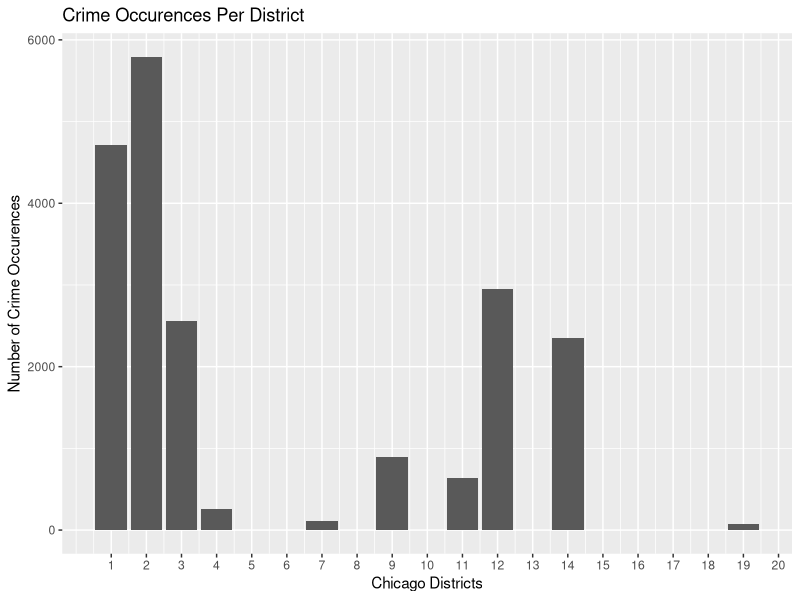
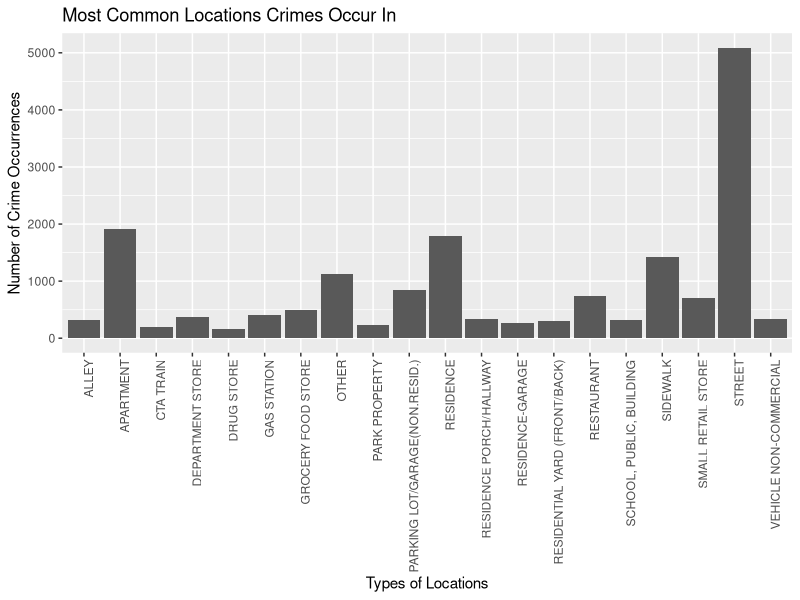
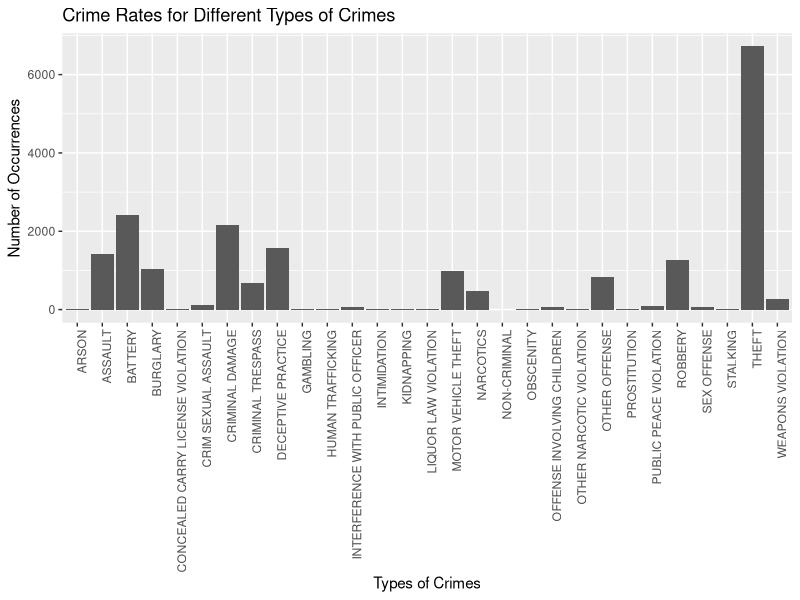
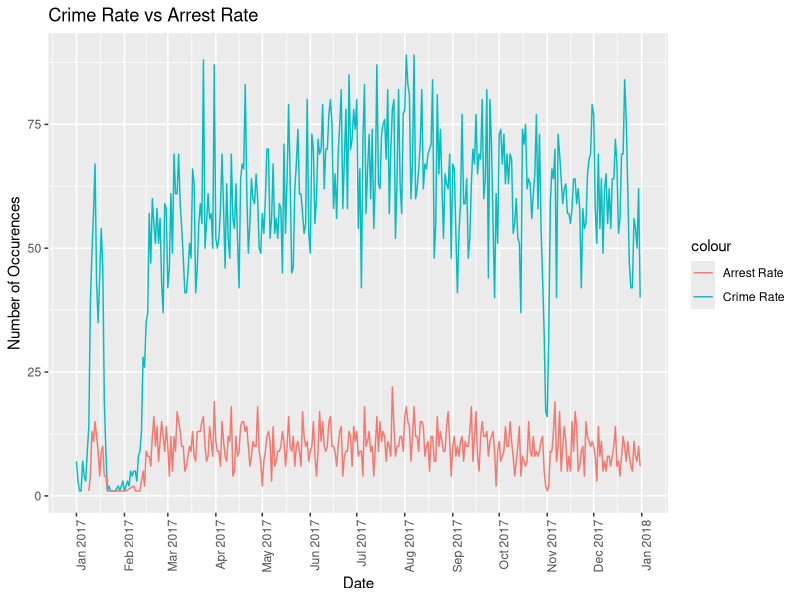
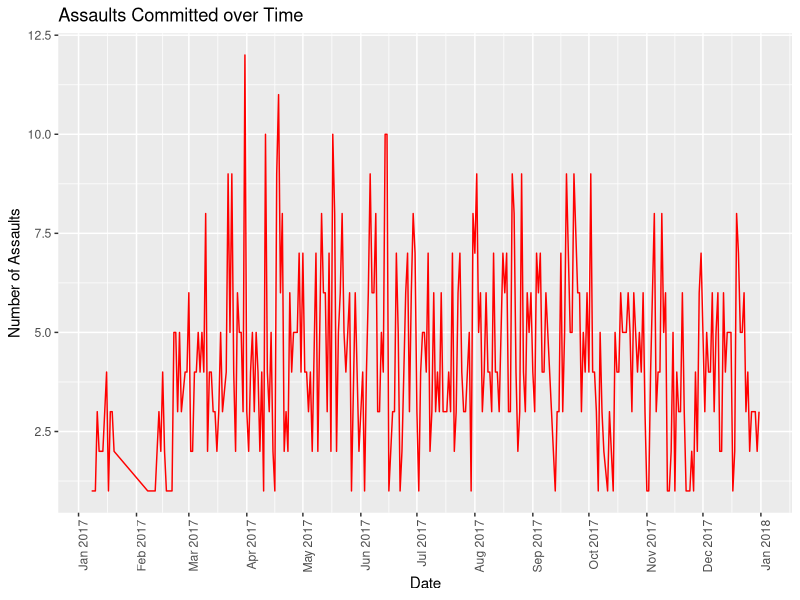
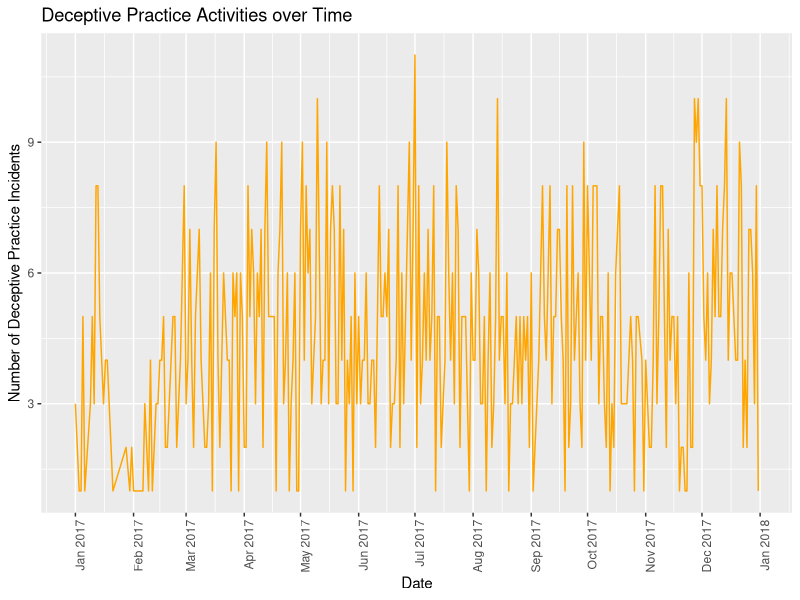
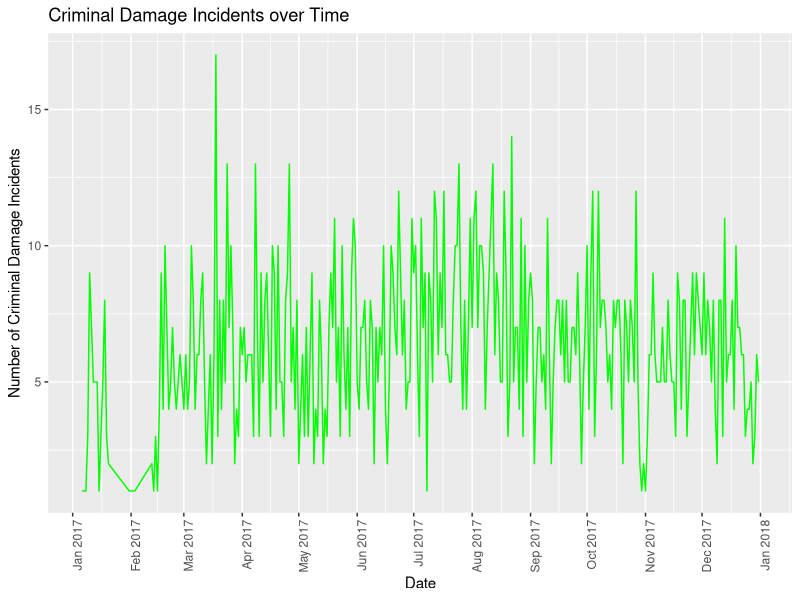
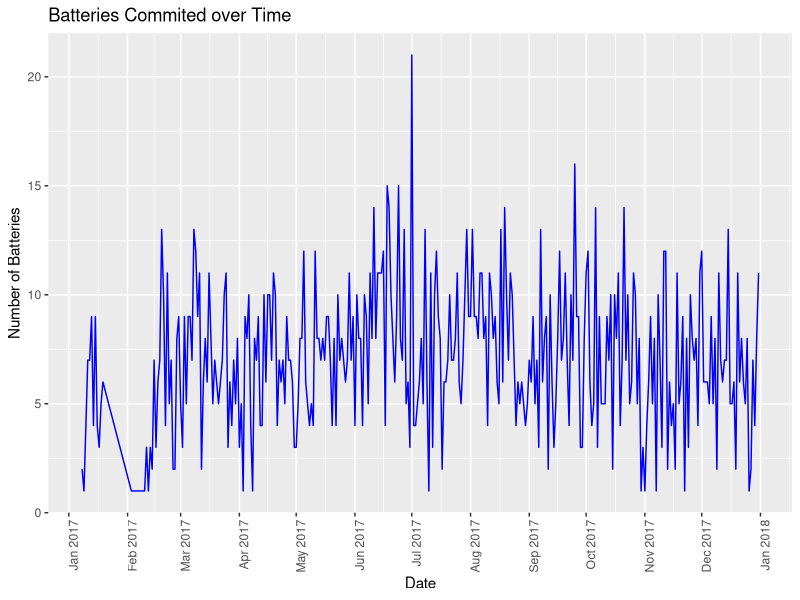

Write the R code that produced these figures, in order.
## ---- chunk 1
crime_data = read.csv("Crimes_-_2001_to_present (1).csv")

library(dplyr)
library(ggplot2)
library(stringr)
## ---- chunk 2
dim(crime_data)
head(crime_data)
summary(crime_data)
str(crime_data)

## ---- chunk 3

ggplot(data = crime_data, aes(x = crime_data$District)) + 
  geom_bar() +
  labs(title = "Crime Occurences Per District", x = "Chicago Districts", y = "Number of Crime Occurences") + 
  scale_x_continuous(breaks = seq(min(crime_data$District), 25, by = 1)) 

## ---- chunk 4
crime_spots = count(crime_data, Location.Description)
crime_spots = arrange(crime_spots, desc(n))
crime_spots = head(crime_spots, 20)

crime_data_locations = subset(crime_data, crime_data$Location.Description %in% crime_spots$Location.Description)

ggplot(data = crime_data_locations, aes(x = crime_data_locations$Location.Description)) +
  geom_bar() + 
  labs(title = "Most Common Locations Crimes Occur In", x = "Types of Locations", y = "Number of Crime Occurrences") + theme(axis.text.x = element_text(angle = 90, hjust = 1))




## ---- chunk 5

crime_types = count(crime_data, Primary.Type)

ggplot(data = crime_data, aes(x = crime_data$Primary.Type))  +
  geom_bar() + 
  labs(title = "Crime Rates for Different Types of Crimes", x = "Types of Crimes", y = "Number of Occurrences") +
  theme(axis.text.x = element_text(angle = 90, hjust = 1))

## ---- chunk 6
crime_data$Date = as.character(crime_data$Date)

date_pattern = "[0-9]{1,2}/[0-9]{1,2}/[0-9]{2}"
crime_data$Date = str_extract(crime_data$Date, date_pattern)

crime_dates = count(crime_data, Date)
crime_dates$Date = as.Date.character(crime_dates$Date, format = "%m/%d/%y")

subset_arrests = subset(crime_data, Arrest == TRUE)
arrest_dates = count(subset_arrests, subset_arrests$Date)
colnames(arrest_dates) = c("Date", "n")
arrest_dates$Date = as.Date.character(arrest_dates$Date, format = "%m/%d/%y")

ggplot(crime_dates, aes(x = Date)) +
  geom_line(aes(y = crime_dates$n, color = "Crime Rate")) +
  geom_line(data = arrest_dates, aes(y = arrest_dates$n, color = "Arrest Rate")) +
  labs(title = "Crime Rate vs Arrest Rate", y = "Number of Occurences") +
  scale_x_date(date_breaks = "1 month", date_labels =  "%b %Y") +
  theme(axis.text.x = element_text(angle = 90, hjust = 1))
  

## ---- chunk 7
most_frequent_crime_types = tail(arrange(crime_types, n), 5)
most_frequent_crime_types

assault_rate = count(subset(crime_data, crime_data$Primary.Type == "ASSAULT"), Date)
assault_rate$Date = as.Date.character(assault_rate$Date, format = "%m/%d/%y")

deceptive_pratice_rate = count(subset(crime_data, crime_data$Primary.Type == "DECEPTIVE PRACTICE"), Date)
deceptive_pratice_rate$Date = as.Date.character(deceptive_pratice_rate$Date, format = "%m/%d/%y")

criminal_damage_rate = count(subset(crime_data, crime_data$Primary.Type == "CRIMINAL DAMAGE"), Date)
criminal_damage_rate$Date = as.Date.character(criminal_damage_rate$Date, format = "%m/%d/%y")

battery_rate = count(subset(crime_data, crime_data$Primary.Type == "BATTERY"), Date)
battery_rate$Date = as.Date.character(battery_rate$Date, format = "%m/%d/%y")

theft_rate = count(subset(crime_data, crime_data$Primary.Type == "THEFT"), Date)
theft_rate$Date = as.Date.character(theft_rate$Date, format = "%m/%d/%y")

# ggplot(crime_dates, aes(x = Date)) + 
#   geom_line(data = assault_rate, aes(y = n, color = "Assault")) +
#   geom_line(data = deceptive_pratice_rate, aes(y = n, color = "Deceptive Practice")) + 
#   geom_line(data = criminal_damage_rate, aes(y = n, color = "Criminal Damage")) +
#   geom_line(data = battery_rate, aes(y = n, color = "Battery")) + 
#   geom_line(data = theft_rate, aes(y = n, color = "Theft")) + 
#   scale_x_date(date_breaks = "1 month", date_labels =  "%b %Y") +
#   theme(axis.text.x = element_text(angle = 90, hjust = 1)) +
#   ylim(0,25) + 
#   labs(title = "Fluctuations in Different Crime Rates", y = "Number of Occurrences")
  
ggplot(crime_dates, aes(x = Date))  +
  geom_line(data = assault_rate, aes(y = n), colour = "red") +
  scale_x_date(date_breaks = "1 month", date_labels =  "%b %Y") +
  theme(axis.text.x = element_text(angle = 90, hjust = 1)) +
  theme(legend.position = "none") +
  labs(title = "Assaults Committed over Time", x = "Date", y = "Number of Assaults")

ggplot(crime_dates, aes(x = Date, color = "blue"))  +
  geom_line(data = deceptive_pratice_rate, aes(y = n), colour = "orange") +
  scale_x_date(date_breaks = "1 month", date_labels =  "%b %Y") +
  theme(axis.text.x = element_text(angle = 90, hjust = 1)) +
  theme(legend.position = "none") + 
  labs(title = "Deceptive Practice Activities over Time", x = "Date", y = "Number of Deceptive Practice Incidents")

ggplot(crime_dates, aes(x = Date))  +
  geom_line(data = criminal_damage_rate, aes(y = n), colour = "green") +
  scale_x_date(date_breaks = "1 month", date_labels =  "%b %Y") +
  theme(axis.text.x = element_text(angle = 90, hjust = 1)) +
  theme(legend.position = "none") +
  labs(title = "Criminal Damage Incidents over Time", x = "Date", y = "Number of Criminal Damage Incidents")

ggplot(crime_dates, aes(x = Date))  +
  geom_line(data = battery_rate, aes(y = n), colour = "blue") +
  scale_x_date(date_breaks = "1 month", date_labels =  "%b %Y") +
  theme(axis.text.x = element_text(angle = 90, hjust = 1)) +
  theme(legend.position = "none") + 
  labs(title = "Batteries Commited over Time", x = "Date", y = "Number of Batteries")

ggplot(crime_dates, aes(x = Date))  +
   geom_line(data = theft_rate, aes(y = n), color = "pink") +
  scale_x_date(date_breaks = "1 month", date_labels =  "%b %Y") +
  theme(axis.text.x = element_text(angle = 90, hjust = 1))

## ---- chunk 8

pattern = "[NWES].+"

crime_data$Street = str_extract(crime_data$Block, pattern)
dangerous_streets = count(crime_data, Street)
dangerous_streets = arrange(dangerous_streets, desc(n))

#subset(crime_data, crime_data$Street %in% head(dangerous_streets$Street,5)) 

ggplot(data = subset(crime_data, crime_data$Street %in% head(dangerous_streets$Street, 15)), aes(x = Street)) +
  geom_bar() +
  theme(axis.text.x = element_text(angle = 90, hjust = 1)) +
  labs(title = "Most Dangerous Streets", x = "Street Name", y = "Number of Crime Incidents")
  
